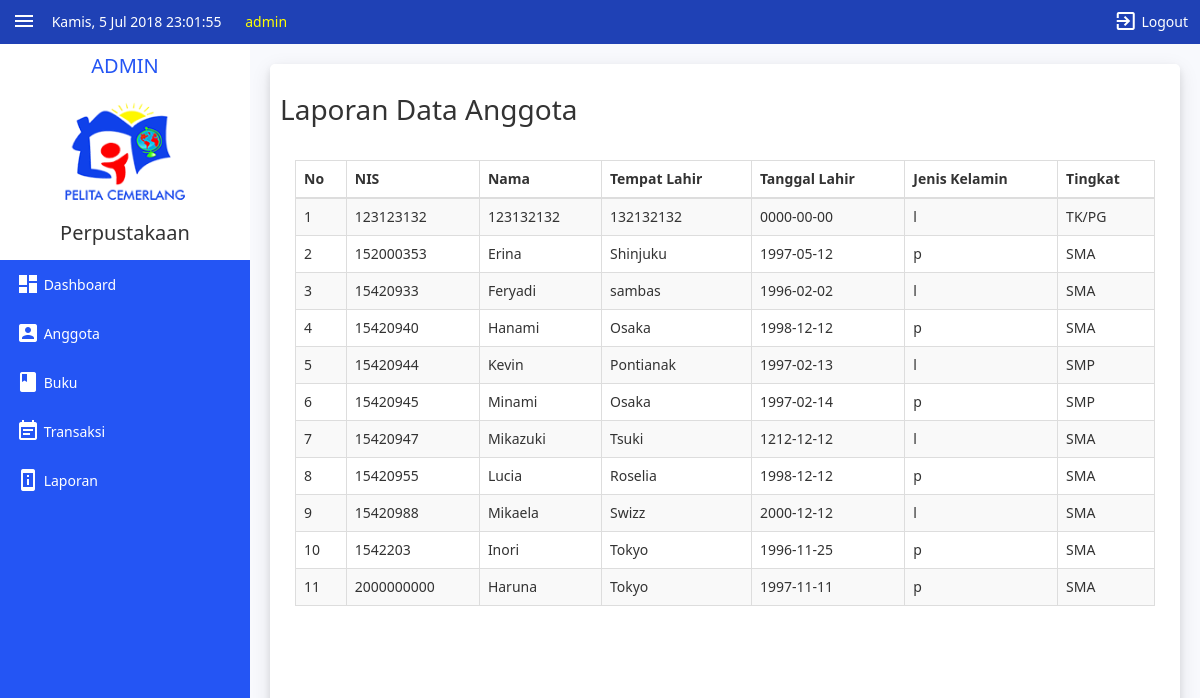
The page /admin/index.php?page=laporan&aksi=anggota (signed in) on the database as committed earlier.
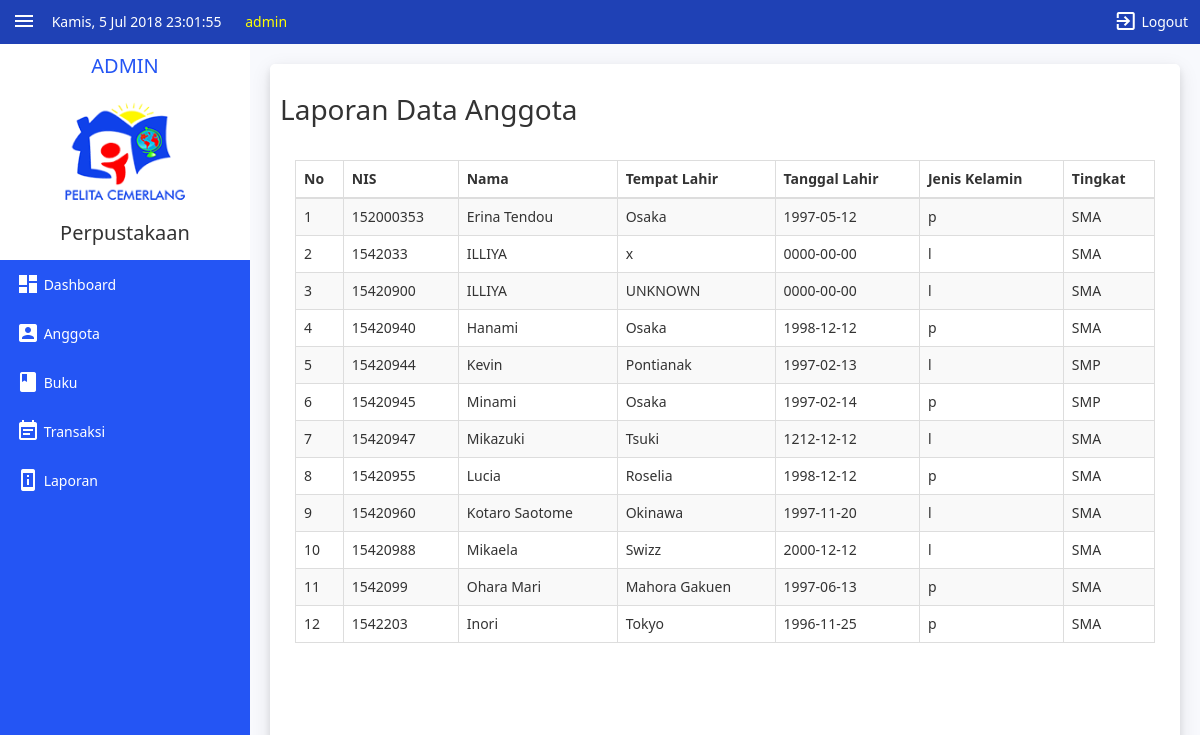
The same page on the database as committed later.
### tables this page shows
CREATE TABLE `tbuser` (
  `id` int(11) NOT NULL,
  `status` varchar(5) NOT NULL,
  `nama` varchar(225) NOT NULL,
  `username` varchar(225) NOT NULL,
  `password` varchar(225) NOT NULL
);

CREATE TABLE `tb_anggota` (
  `nis` varchar(15) NOT NULL,
  `nama` varchar(255) NOT NULL,
  `tmp_lahir` varchar(125) NOT NULL,
  `tgl_lahir` date NOT NULL,
  `jk` enum('l','p') NOT NULL,
  `tingkat` varchar(25) NOT NULL
);

### admin/page/laporan/anggota/anggota.php (the view)
<h1>Laporan Data Anggota</h1>
<div class="panel-body">
	<div class="table-responsive">
		<table class="table table-striped table-bordered" >
			<thead>
				<tr>
					<th>No</th>
					<th>NIS</th>
					<th>Nama</th>
					<th>Tempat Lahir</th>
					<th>Tanggal Lahir</th>
					<th>Jenis Kelamin</th>
					<th>Tingkat</th>
				</tr>
			</thead>
<?php
	$link = mysqli_connect("localhost", "root", "", "perpustakaan");
	$no = 1;
	$p = mysqli_query($link,"SELECT * FROM tb_anggota");
	while($data = mysqli_fetch_array($p)){
		echo"<tr>
				<td>$no</td>
				<td>$data[nis]</td>
				<td>$data[nama]</td>
				<td>$data[tmp_lahir]</td>
				<td>$data[tgl_lahir]</td>
				<td>$data[jk]</td>
				<td>$data[tingkat]</td>
			</tr>";
	$no++;
	}
?>
</table>
 <a href="page/laporan/anggota/print/pdf_mysql.php"><i class="material-icons">print</i> PRINT</a>

### admin/index.php (shortened to what this page needs)
<!DOCTYPE html>
<html>
<head>
  <link rel="stylesheet" href="../assets/css/bootstrap.css">
  <link rel="stylesheet" href="../assets/css/bootstrap.ba.css">
  <link rel="stylesheet" href="../assets/css/style.css">
  <link href="../assets/js/dataTables/dataTables.bootstrap.css" rel="stylesheet" >
</head>
<body onload="setInterval('displayServerTime()', 1000);">
  <div class="top-bar">
    <div class="hamburger">
      <button class="hamburger-button" onclick="toggleNav()"><i class="material-icons logout-button">menu</i></button>
    </div>
    <div id="logoutButton" class="hamburger hamburger-logout">
      <button class="hamburger-button" onclick="document.getElementById('modallogout').style.display='block'" ><i class="material-icons logout-button">exit_to_app</i> Logout</button>
    </div>
    <div class="top-bar-menu">
      <?php
        function hari(){
            switch (date("N")) {
              case '4':
                $hari = "Kamis";
                break;
            }
            return($hari);
        }
        $tanggal = hari().", ". date("j M Y");
        echo $tanggal;
      ?>
      <span id="clock"><?php print date('H:i:s'); ?></span>
    </div>
    <div class="top-bar-menu" style="color:yellow; padding-left:20px; font-size:14px;">
      <?php
        include '../koneksi.php';
          $username = $_SESSION['username'];
        mysqli_select_db($conn,'perpustakaan');
        $result = mysqli_query($conn,"SELECT * FROM tbuser WHERE username = '$username'");
        if (mysqli_num_rows($result) > 0) {
          while($row = mysqli_fetch_assoc($result)) {
            echo $row['nama'];
          }
        }
      ?>
    </div>
  </div>
  <div id="mySidenav" class="sidenav tab">
    <div style="background:white;padding:10px;">
      <h2 id="admin" class="admin">ADMIN</h2>
      <center><img src="../assets/img/logo.png" style="width:230px;" alt="logo"></center>
      <h2 style="text-align: Center;">Perpustakaan</h2>
    </div>
    <a href="index.php"><i class="material-icons">dashboard</i> Dashboard</a>
    <a href="?page=anggota"><i class="material-icons">account_box</i> Anggota</a>
    <a href="?page=buku"><i class="material-icons">book</i> Buku</a>
    <a href="?page=transaksi"><i class="material-icons">event_note</i> Transaksi</a>
    <a href="?page=laporan"><i class="material-icons">perm_device_information</i> Laporan</a>
  </div>
  <div id="main" class="main">
    <div class="sub-main">
        <div class="content">
          <?php
            $page = $_GET['page'];
            $aksi = $_GET['aksi'];
            if($page == "anggota"){
              if (isset($_GET['aksi'])){
                if ($aksi=="tambah"){
                  include "./page/anggota/tambah.php";
                }
                elseif ($aksi=="edit"){
                  include "./page/anggota/edit.php";
                }
                elseif ($aksi=="hapus"){
                  include "./page/anggota/hapus.php";
                }
                elseif ($aksi=="coba"){
                  include "./page/anggota/coba.php";
                }
              }
              else {
                include "./page/anggota/anggota.php";
              }
            }
            elseif($page == "laporan"){
              if (isset($_GET['aksi'])){
                if ($aksi=="anggota"){
                  include "./page/laporan/anggota/anggota.php";
                }
    				elseif ($aksi=="buku"){
                  include "./page/laporan/buku/buku.php";
    				 }
    				 elseif ($aksi=="transaksi"){
                      include "./page/laporan/transaksi/transaksi.php";
    				 }
           }
              else {
                include "./page/laporan/laporan.php";
              }
            }
            else {
              include "./page/dashboard.php";
            }
          ?>
        </div>
      </div>
  </div>
</body>
</html>

Rows that differ between the two databases and show on the page:
removed tb_anggota: nis "123123132", nama "123132132", tmp_lahir "132132132", tgl_lahir "0000-00-00", jk "l", tingkat "TK/PG"
removed tb_anggota: nis "15420933", nama "Feryadi", tmp_lahir "sambas", tgl_lahir "1996-02-02", jk "l", tingkat "SMA"
removed tb_anggota: nis "2000000000", nama "Haruna", tmp_lahir "Tokyo", tgl_lahir "1997-11-11", jk "p", tingkat "SMA"
changed tb_anggota id 152000353: nama "Erina" → "Erina Tendou"; tmp_lahir "Shinjuku" → "Osaka"
added tb_anggota: nis "1542033", nama "ILLIYA", tmp_lahir "x", tgl_lahir "0000-00-00", jk "l", tingkat "SMA"
added tb_anggota: nis "15420900", nama "ILLIYA", tmp_lahir "UNKNOWN", tgl_lahir "0000-00-00", jk "l", tingkat "SMA"
added tb_anggota: nis "15420960", nama "Kotaro Saotome", tmp_lahir "Okinawa", tgl_lahir "1997-11-20", jk "l", tingkat "SMA"
added tb_anggota: nis "1542099", nama "Ohara Mari", tmp_lahir "Mahora Gakuen", tgl_lahir "1997-06-13", jk "p", tingkat "SMA"
